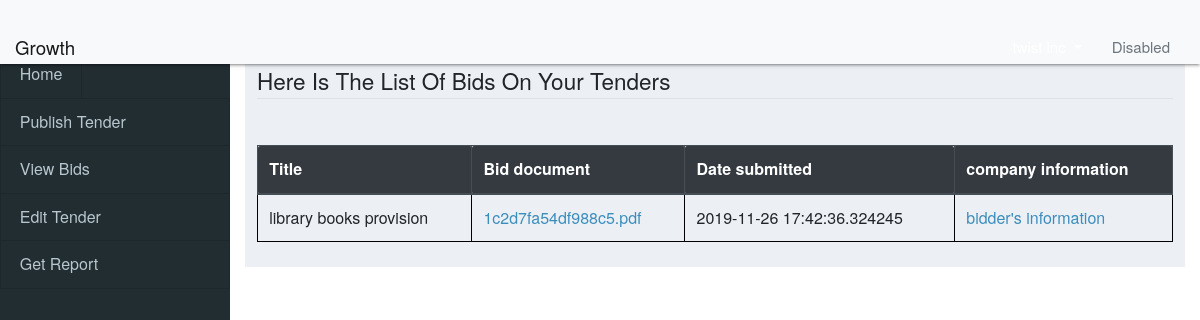
/buyer/view_bids/bidder/1 (signed in), run on the app's committed database.
### tables this page shows
CREATE TABLE "bidTender" (
	id INTEGER NOT NULL, 
	bid_id INTEGER, 
	tender_id INTEGER, 
	date_submitted DATETIME, 
	PRIMARY KEY (id), 
	FOREIGN KEY(bid_id) REFERENCES bid (id), 
	FOREIGN KEY(tender_id) REFERENCES tenders (id)
);

### tenderingSystem/model.py (models this page shows, shortened)
class Tenders(FlaskSerializeMixin, db.Model):
    id = db.Column(db.INTEGER, primary_key=True, autoincrement=True)
    entity_name = db.Column(db.String(50), nullable=False)
    entity_type = db.Column(db.String(30), nullable=False)
    title = db.Column(db.String(200), nullable=False, unique=True)
    status = db.Column(db.String(8), nullable=False)
    date_published = db.Column(db.DATETIME, default=datetime.utcnow(), nullable=False)
    date_closed = db.Column(db.DATETIME, nullable=False)
    tender_document = db.Column(db.String(100), nullable=False)
    company = db.Column(db.INTEGER, db.ForeignKey("company.id"))
    is_delete = db.Column(db.Boolean, default=False)
    bidTender = db.relationship('Bid', secondary=bidTender, lazy='dynamic',
                                backref=db.backref('tenders', lazy=True))
    create_fields = update_fields = ['entity_type', 'entity_name', 'title', 'status', 'date_published', 'date_closed']

class Bid(db.Model):
    id = db.Column(db.INTEGER, primary_key=True, autoincrement=True)
    bid_document = db.Column(db.String(50), nullable=False)
    date_submitted = db.Column(db.DATETIME, default=datetime.utcnow())
    is_deleted = db.Column(db.Boolean, default=False)
    bid_poster = db.Column(db.INTEGER, db.ForeignKey('company.id'))

### tenderingSystem/buyerRoutes.py (the view)
@app.route('/buyer/view_bids/bidder/<int:bidder_id>')
@login_required
def bidder_info(bidder_id):
    bidder = Company.query.get(1)
    company = get_company_information()
    if company:
        tenders = db.engine.execute(f"SELECT * FROM bidTender JOIN Bid ON bidTender.bid_id=Bid.id JOIN Tenders "
                                    f"ON bidTender.tender_id=Tenders.id WHERE company={company.id}")
        return render_template('buyer/bids.html', company_name=company.company_name, tenders=tenders, bidder=bidder)
    return render_template('buyer/bids.html')

### tenderingSystem/helper_functions.py (called while the page is built)
def get_company_information():
    company = Company.query.filter_by(user=current_user.id).first()
    return company

### tenderingSystem/model.py (called while the page is built)
@login_manager.user_loader
def load_user(user_id):
    return Users.query.get(int(user_id))

### tenderingSystem/templates/buyer/bids.html (shortened to what this page needs)
{% extends("buyer/home.html") %}
{% block head %}
    {{ super() }}
{% endblock %}
{% block sidebar %}
    {{ super() }}
    <link rel="stylesheet" type="text/css" href="{{ url_for('static', filename='css/supplier.css') }}">
{% endblock %}
{% block body %}
    <fieldset class="form-group">
        <legend class="border-bottom mb-4">Here Is The List Of Bids On Your Tenders</legend>
        <table class="table">
            <thead class="thead-dark">
                <tr class="table_name">
                    <th>Title</th>
                    <th>Bid document</th>
                    <th>Date submitted</th>
                    <th>company information</th>
                </tr>
            </thead>
            <tbody>
               {% if tenders %}
                    {% for tender in tenders %}
                       <tr>
                           <td>{{ tender.title }}</td>
                           <td><a href="{{ url_for('download_bds_document', document_name=tender.bid_document) }}" target="_blank">{{ tender.bid_document }}</a></td>
                           <td>{{ tender.date_submitted }}</td>
                           <td><a href="{{ url_for('bidder_info', bidder_id=tender.bid_poster) }}"  onclick="javascript:getBidder({{ tender.bid_poster }})"
                                  data-toggle="modal" data-target="#exampleModal">{{ "bidder's information" }}</a></td>
                       </tr>
                   {% endfor %}
               {% endif %}
            </tbody>
        </table>
    </fieldset>
{% endblock %}

### tenderingSystem/static/css/buyer.css (style rules this page uses)
* { margin:0; padding: 0; font-size: 16px; list-style: none; text-decoration: none; }

### tenderingSystem/static/css/supplier.css (style rules this page uses)
.table { border: 1px; margin-top: 2%; }
.table_name { color: powderblue; }
table, tr, td, th { border: 1px solid black; border-collapse: collapse; }

### data on the page
bidTender: title "library books provision", bid_document "1c2d7fa54df988c5.pdf", date_submitted "2019-11-26 17:42:36.324245", value "bidder's information"
